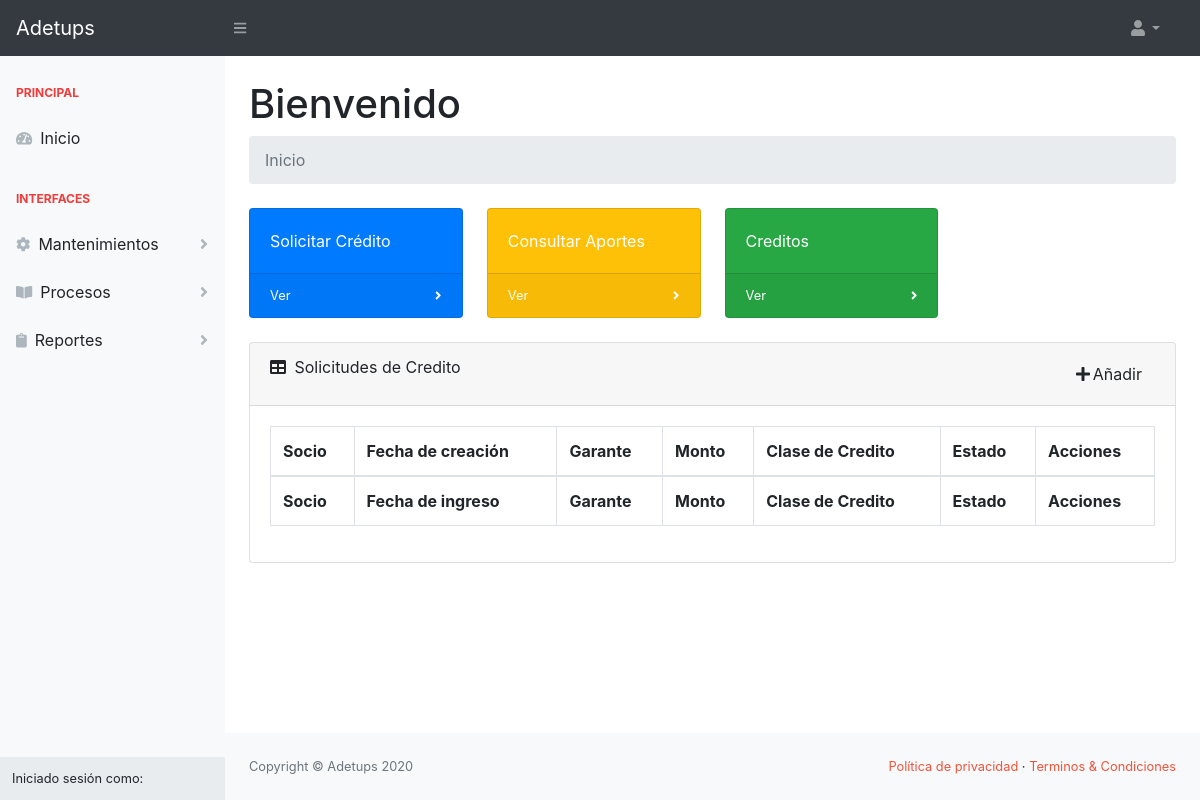
Before: /presidente/ with the older database file.
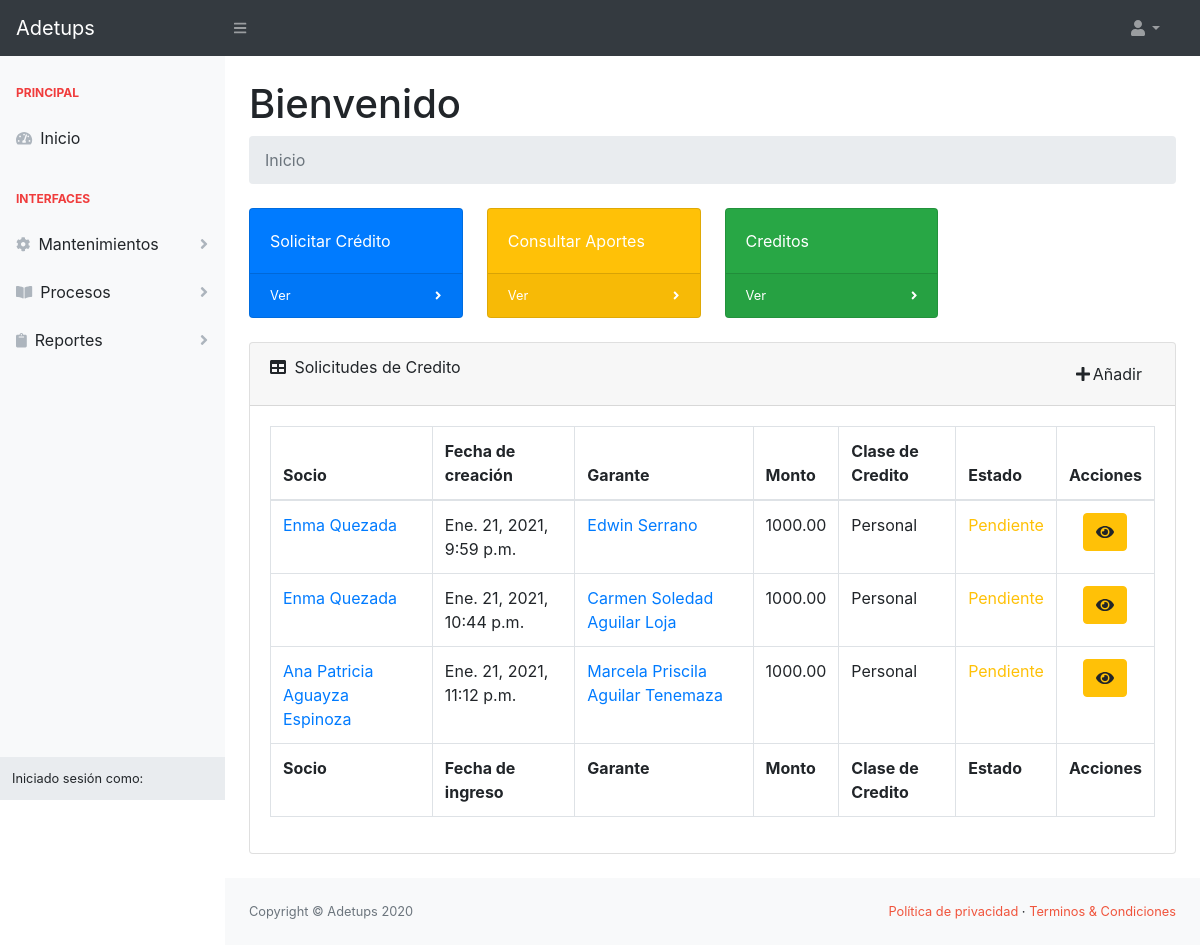
After: the same page with the newer database file.
### sistema/models.py (models this page shows, shortened)
class SolicitudCredito(models.Model):
    clasecredito = models.ForeignKey(ClaseCredito, models.DO_NOTHING)
    fecha_ingreso = models.DateTimeField(auto_now=True)
    garante = models.ForeignKey(Socio, models.DO_NOTHING, related_name='garante')
    monto = models.DecimalField(max_digits=9, decimal_places=2)
    plazo = models.SmallIntegerField()
    estado = models.CharField(max_length=20, default='pendiente')
    socio = models.ForeignKey(Socio, models.DO_NOTHING, related_name='socio')
    observaciones = models.TextField(blank=True, null=True)

class Socio(models.Model):
    usuario = models.ForeignKey(Usuario, on_delete=models.CASCADE)
    direccion = models.CharField(max_length=80, null=True, blank=True)  # Field name made lowercase.
    telefono = models.CharField(max_length=15, null=True, blank=True)  # Field name made lowercase.
    celular = models.CharField(max_length=10, null=True, blank=True)  # Field name made lowercase.
    cargo = models.CharField(max_length=20, null=True, blank=True)  # Field name made lowercase.
    area = models.CharField(max_length=20, null=True, blank=True)  # Field name made lowercase.
    fecha_ingreso = models.DateField(blank=True, null=True)  # Field name made lowercase.
    is_garante = models.BooleanField(default=False, null=True, blank=True)
    rubros = models.ManyToManyField(RubroSocio, blank=True, null=True)

class Usuario(AbstractBaseUser, PermissionsMixin):
    foto = models.ImageField(upload_to='img_perfil', null=True, blank=True, default='img_perfil/default-avatar.jpg')
    nombres = models.CharField(max_length=50, null=True, blank=True)
    date_joined = models.DateTimeField(default=timezone.now, null=True, blank=True)
    apellidos = models.CharField(max_length=50, null=True, blank=True)
    username = models.CharField(max_length=50, null=True, blank=True, unique=True)
    email = models.EmailField(unique=True, null=True, blank=True)
    fecha_nacimiento = models.DateField(null=True, blank=True)
    is_active = models.BooleanField(default=True, null=True, blank=True)
    is_staff = models.BooleanField(default=False, null=True, blank=True)
    tipo = models.CharField(max_length=20, null=True, blank=True)
    USERNAME_FIELD = 'username'
    objects = PersonalizadoBaseUserManager()

class ClaseCredito(models.Model):
    descripcion = models.CharField(max_length=30, blank=True, null=True)
    valdesde = models.DecimalField(max_digits=6, decimal_places=2, blank=True, null=True)  # Field name made lowercase.
    valhasta = models.DecimalField(max_digits=6, decimal_places=2, blank=True, null=True)  # Field name made lowercase.
    autorizacion = models.BooleanField(default=True, blank=True, null=True)  # Field name made lowercase.
    estado = models.CharField(max_length=10, blank=True, null=True)  # Field name made lowercase.
    plazomax = models.SmallIntegerField(blank=True, null=True)  # Field name made lowercase.
    tiempo_minimo_servicio = models.IntegerField(blank=True, null=True)
    garante = models.BooleanField(default=True, blank=True, null=True)  # Field name made lowercase.

### presidente/views.py (the view)
# urls.py: path('', HomePageView.as_view(), name="home"),
class HomePageView(TemplateView):
    template_name = "presidente/index.html"
    def get_context_data(self, **kwargs):
        context = super().get_context_data(**kwargs)
        context['solicitudescredito'] = SolicitudCredito.objects.all()
        return context

### presidente/templates/presidente/index.html (shortened to what the changed rows need)
{% extends 'sistema/base.html' %}
{% block content %}
    <h1 class="mt-4">Bienvenido</h1>
    <div class="card mb-4">
        <div class="card-body">
            <div class="table-responsive">
                <table class="table table-bordered" id="dataTable" width="100%" cellspacing="0">
                    <thead>
                    <tr>
                        <th>Socio</th>
                        <th>Fecha de creación</th>
                        <th>Garante</th>
                        <th>Monto</th>
                        <th>Clase de Credito</th>
                        <th>Estado</th>
                        <th>Acciones</th>
                    </tr>
                    </thead>
                    <tfoot>
                    <tr>
                        <th>Socio</th>
                        <th>Fecha de ingreso</th>
                        <th>Garante</th>
                        <th>Monto</th>
                        <th>Clase de Credito</th>
                        <th>Estado</th>
                        <th>Acciones</th>
                    </tr>
                    </tfoot>
                    <tbody>
                    {% for solicitudcredito in solicitudescredito %}
                        <tr>
                            <td>
                                <a href="{% url 'asistente:usuariodetail' solicitudcredito.socio.usuario.id %}">{{ solicitudcredito.socio.usuario.nombres|title }} {{ solicitudcredito.socio.usuario.apellidos|title }}</a>
                            </td>
                            <td>{{ solicitudcredito.fecha_ingreso }}</td>
                            <td>
                                <a href="{% url 'asistente:usuariodetail' solicitudcredito.garante.usuario.id %}">{{ solicitudcredito.garante.usuario.nombres|title }} {{ solicitudcredito.garante.usuario.apellidos|title }}</a>
                            </td>
                            <td>{{ solicitudcredito.monto }}</td>
                            <td>{{ solicitudcredito.clasecredito.descripcion|title }}</td>
                            <td>
                                {% if solicitudcredito.estado == 'pendiente' %}
                                    <p class="text-warning">Pendiente</p>
                                {% elif solicitudcredito.estado == 'aprobada' %}
                                    <p class="text-success">Aprobada</p>
                                {% elif solicitudcredito.estado == 'negada' %}
                                    <p class="text-danger">Negada</p>
                                {% endif %}
                            </td>
                            <td class="text-center">
                                <a class="btn btn-warning"
                                   href="{% url 'presidente:solicitudcreditoupdate' solicitudcredito.id %}"
                                   aria-label="Edit">
                                    <i class="fa fa-eye" aria-hidden="true"></i>
                                </a>
                            </td>
                        </tr>
                    {% endfor %}
                    </tbody>
                </table>
            </div>
        </div>
    </div>
{% endblock %}

Changed rows visible on the page:
added SolicitudCredito: socio.usuario.nombres "Enma", socio.usuario.apellidos "Quezada", fecha_ingreso "Ene. 21, 2021, 9:59 p.m.", garante.usuario.nombres "Edwin", garante.usuario.apellidos "Serrano", monto "1000.00", clasecredito.descripcion "Personal", estado "Pendiente"
added SolicitudCredito: socio.usuario.nombres "Enma", socio.usuario.apellidos "Quezada", fecha_ingreso "Ene. 21, 2021, 10:44 p.m.", garante.usuario.nombres "Carmen Soledad", garante.usuario.apellidos "Aguilar Loja", monto "1000.00", clasecredito.descripcion "Personal", estado "Pendiente"
added SolicitudCredito: socio.usuario.nombres "Ana Patricia", socio.usuario.apellidos "Aguayza Espinoza", fecha_ingreso "Ene. 21, 2021, 11:12 p.m.", garante.usuario.nombres "Marcela Priscila", garante.usuario.apellidos "Aguilar Tenemaza", monto "1000.00", clasecredito.descripcion "Personal", estado "Pendiente"
